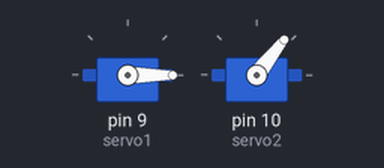
The sketch below on a simulated Arduino Uno, built with avr-gcc and run on an emulated ATmega328P. On the bench: 2 × servo.

Above: at 0.05 s.
At 0.7 s:
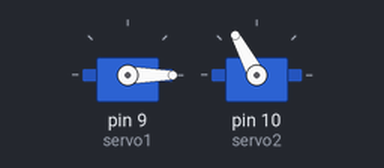
At 1.35 s:
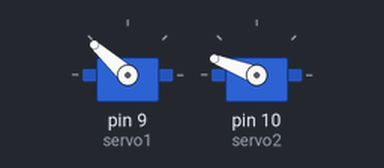
At 2.7 s:
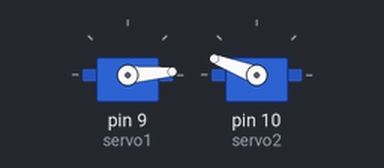
Timing chart, 0 to 6.3 s (numbered marks = the images above):
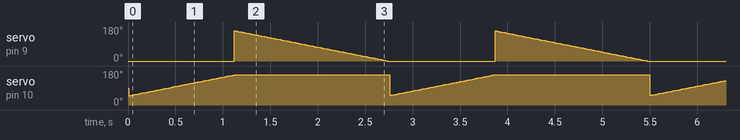

Measured:
- by itself, servo on pin 9 (servo1): ramps from 160° to 0° and jumps back, once every 2.7 s

The sketch:

k_servo_1.ino
```cpp
/*
SparkFun Inventor's Kit
Example sketch 08

SINGLE SERVO

  Sweep a servo back and forth through its full range of motion.

  A "servo", short for servomotor, is a motor that includes
  feedback circuitry that allows it to be commanded to move to
  specific positions. This one is very small, but larger servos
  are used extensively in robotics to control mechanical arms,
  hands, etc. You could use it to make a (tiny) robot arm,
  aircraft control surface, or anywhere something needs to be
  moved to specific positions.

Hardware connections:

  The servo has a cable attached to it with three wires.
  Because the cable ends in a socket, you can use jumper wires
  to connect between the Arduino and the servo. Just plug the
  jumper wires directly into the socket.

  Connect the RED wire (power) to 5 Volts (5V)
  Connect the WHITE wire (signal) to digital pin 9
  Connect the BLACK wire (ground) to ground (GND)

  Note that servos can use a lot of power, which can cause your
  Arduino to reset or behave erratically. If you're using large
  servos or many of them, it's best to provide them with their
  own separate 5V supply. See this Arduino Forum thread for info:
  http://www.arduino.cc/cgi-bin/yabb2/YaBB.pl?num=1239464763

This sketch was written by SparkFun Electronics,
with lots of help from the Arduino community.
This code is completely free for any use.
Visit http://learn.sparkfun.com/products/2 for SIK information.
Visit http://www.arduino.cc to learn about the Arduino.

Version 2.0 6/2012 MDG
*/


// If we had to write a sketch to control a servo from scratch,
// it would be a lot of work. Fortunately, others have done the
// hard work for you. We're going to include a "library"
// that has the functions needed to drive servos.

// A library is an set of additional functions you can add to
// your sketch. Numerous libraries are available for many uses,
// see http://arduino.cc/en/Reference/Libraries for information
// on the standard libraries, and Google for others. When you're
// using a new part, chances are someone has written a library
// for it.

#include <Servo.h>  // servo library

Servo servo1;  // servo control object
Servo servo2;

void setup()
{
  servo1.attach(9);
  servo2.attach(10);
}


void loop()
{
  int position;

 // servo2.write(50);    // Tell servo to go to 90 degrees
  //delay(1000);         // Pause to get it time to move
   //servo2.write(160);   // Tell servo to go to 180 degrees
  //delay(1000);         // Pause to get it time to move
  //servo1.write(0);     // Tell servo to go to 0 degrees
  //delay(1000);         // Pause to get it time to move

  // Change position at a slower speed:

  // To slow down the servo's motion, we'll use a for() loop
  // to give it a bunch of intermediate positions, with 20ms
  // delays between them. You can change the step size to make
  // the servo slow down or speed up. Note that the servo can't
  // move faster than its full speed, and you won't be able
  // to update it any faster than every 20ms.

  // Tell servo to go to 180 degrees, stepping by two degrees

  for(position = 0; position < 160; position +=1)
  {
    servo1.write(position);  // Move to next position
    delay(10);               // Short pause to allow it to move
     for(position = 50; position < 160; position +=1)
     {
        servo2.write(position);  // Move to next position
         delay(10);               // Short pause to allow it to move
     }
  }
  // Tell servo to go to 0 degrees, stepping by one degree
  for(position = 160; position >= 0; position -= 1)
  {
    servo1.write(position);  // Move to next position
    delay(10);               // Short pause to allow it to move
  }
}
```
